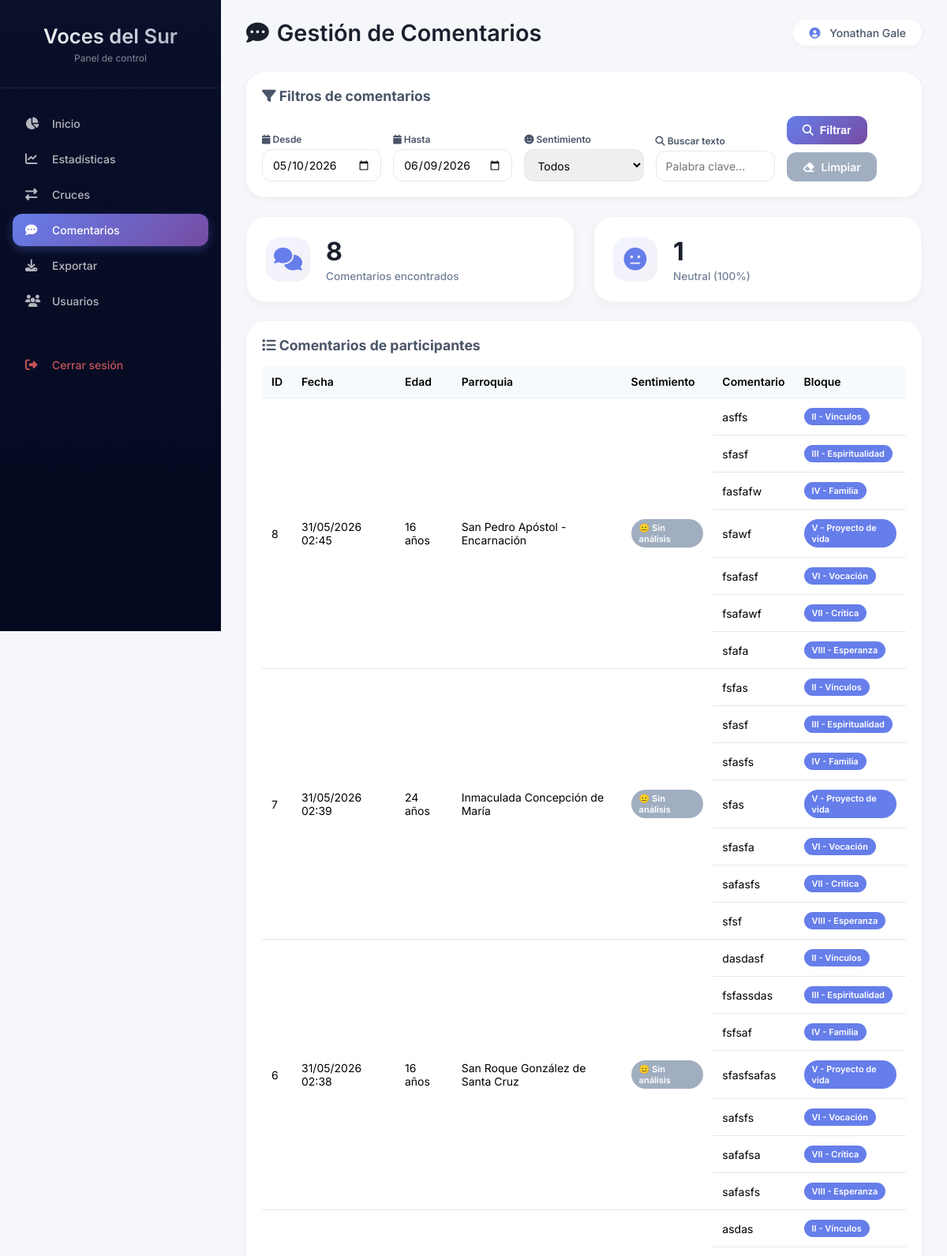
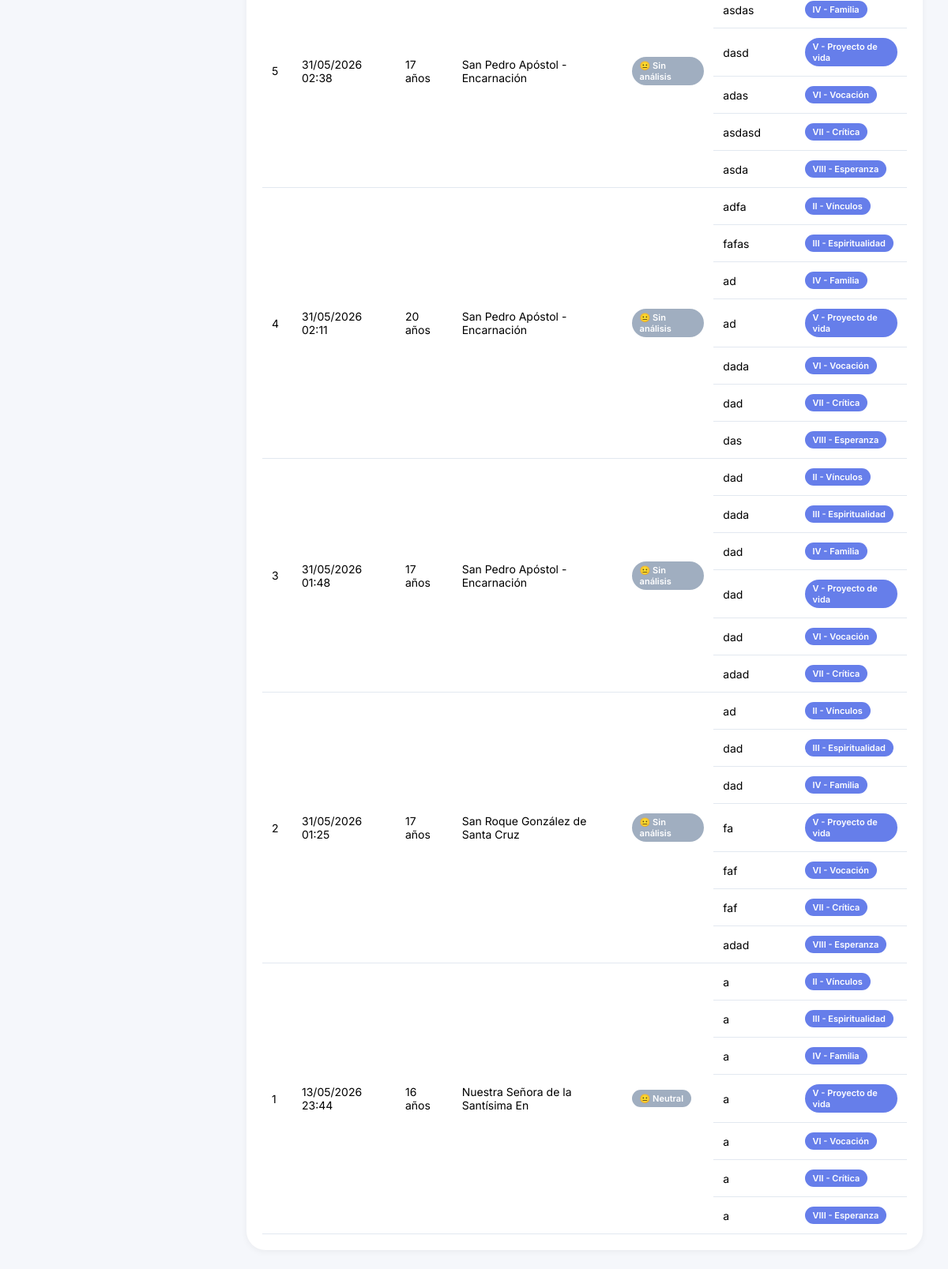
Page /dashboard/comentarios.php (signed in) on the committed database (2 pictures, top to bottom).
### tables this page shows
CREATE TABLE `respuestas` (
  `id` int(11) NOT NULL,
  `fecha` timestamp NOT NULL DEFAULT current_timestamp(),
  `ip` varchar(45) DEFAULT NULL,
  `p1_anio` varchar(20) DEFAULT NULL,
  `p2_parroquia` varchar(100) DEFAULT NULL,
  `p3_pertenencia` varchar(5) DEFAULT NULL,
  `p4_atraccion` varchar(5) DEFAULT NULL,
  `p5_espiritualidad` varchar(5) DEFAULT NULL,
  `p6_familia` varchar(5) DEFAULT NULL,
  `p7_proyecto` varchar(5) DEFAULT NULL,
  `p8_vocacion` varchar(5) DEFAULT NULL,
  `p9_critica` text DEFAULT NULL,
  `p10_esperanza` int(11) DEFAULT NULL,
  `campo_libre` text DEFAULT NULL,
  `permiso_padres` varchar(5) DEFAULT NULL,
  `comentario_bloque2` text DEFAULT NULL COMMENT 'Comentario bloque II - Vínculos',
  `comentario_bloque3` text DEFAULT NULL COMMENT 'Comentario bloque III - Espiritualidad',
  `comentario_bloque4` text DEFAULT NULL COMMENT 'Comentario bloque IV - Familia',
  `comentario_bloque5` text DEFAULT NULL COMMENT 'Comentario bloque V - Proyecto de vida',
  `comentario_bloque6` text DEFAULT NULL COMMENT 'Comentario bloque VI - Vocación',
  `comentario_bloque7` text DEFAULT NULL COMMENT 'Comentario bloque VII - Crítica',
  `comentario_bloque8` text DEFAULT NULL COMMENT 'Comentario bloque VIII - Esperanza',
  `comentario_bloque9` text DEFAULT NULL COMMENT 'Comentario bloque VIII - Esperanza social',
  `p4b_situacion` varchar(5) DEFAULT NULL COMMENT 'P4b-1: Situación principal (estudio/trabajo/busco/etc)',
  `p4b_area` varchar(5) DEFAULT NULL COMMENT 'P4b-2: Área de interés formativo/laboral',
  `p4b_movilidad` varchar(5) DEFAULT NULL COMMENT 'P4b-3: Disposición a movilidad territorial',
  `comentario_p4b1` text DEFAULT NULL COMMENT 'Comentario P4b-1 - Situación principal',
  `comentario_p4b2` text DEFAULT NULL COMMENT 'Comentario P4b-2 - Área de interés',
  `comentario_p4b3` text DEFAULT NULL COMMENT 'Comentario P4b-3 - Movilidad territorial'
);

CREATE TABLE `analisis_texto` (
  `id` int(11) NOT NULL,
  `respuesta_id` int(11) DEFAULT NULL,
  `texto_original` text DEFAULT NULL,
  `sentimiento` varchar(20) DEFAULT NULL,
  `palabras_clave` text DEFAULT NULL,
  `tema_principal` varchar(100) DEFAULT NULL
);

### dashboard/comentarios.php (the view, shortened to what this page needs)
<?php
require_once '../db_config.php';
$fecha_desde = $_GET['fecha_desde'] ?? date('Y-m-d', strtotime('-30 days'));
$fecha_hasta = $_GET['fecha_hasta'] ?? date('Y-m-d');
$buscar = $_GET['buscar'] ?? '';
$where = [];
$params = [];
if ($fecha_desde && $fecha_hasta) {
    $where[] = "DATE(r.fecha) BETWEEN ? AND ?";
    $params[] = $fecha_desde;
    $params[] = $fecha_hasta;
}
$where_sql = !empty($where) ? "WHERE " . implode(" AND ", $where) : "";
$sql = "SELECT r.id, r.fecha, r.p1_anio, r.p2_parroquia, r.campo_libre,
        r.comentario_bloque2, r.comentario_bloque3, r.comentario_bloque4,
        r.comentario_bloque5, r.comentario_bloque6, r.comentario_bloque7,
        r.comentario_bloque8, a.sentimiento
        FROM respuestas r
        LEFT JOIN analisis_texto a ON r.id = a.respuesta_id
        $where_sql
        AND (r.campo_libre IS NOT NULL AND r.campo_libre != ''
             OR r.comentario_bloque2 IS NOT NULL AND r.comentario_bloque2 != ''
             OR r.comentario_bloque3 IS NOT NULL AND r.comentario_bloque3 != ''
             OR r.comentario_bloque4 IS NOT NULL AND r.comentario_bloque4 != ''
             OR r.comentario_bloque5 IS NOT NULL AND r.comentario_bloque5 != ''
             OR r.comentario_bloque6 IS NOT NULL AND r.comentario_bloque6 != ''
             OR r.comentario_bloque7 IS NOT NULL AND r.comentario_bloque7 != ''
             OR r.comentario_bloque8 IS NOT NULL AND r.comentario_bloque8 != '')
        ORDER BY r.id DESC";
$stmt = $pdo->prepare($sql);
$stmt->execute($params);
$comentarios = $stmt->fetchAll();
$sentimientos = $pdo->query("SELECT sentimiento, COUNT(*) as total FROM analisis_texto GROUP BY sentimiento")->fetchAll();
$total_comentarios = array_sum(array_column($sentimientos, 'total'));
require_once 'header.php';
?>
<div class="filtros-card">
    <h3><i class="fas fa-filter"></i> Filtros de comentarios</h3>
    <form method="GET" class="filtros-form">
        <div class="filtros-grid">
            <div class="filtro-group">
                <label><i class="fas fa-calendar"></i> Desde</label>
                <input type="date" name="fecha_desde" value="<?= $fecha_desde ?>">
            </div>
            <div class="filtro-group">
                <label><i class="fas fa-calendar"></i> Hasta</label>
                <input type="date" name="fecha_hasta" value="<?= $fecha_hasta ?>">
            </div>
            <div class="filtro-group">
                <label><i class="fas fa-smile"></i> Sentimiento</label>
                <select name="sentimiento">
                    <option value="">Todos</option>
                </select>
            </div>
            <div class="filtro-group">
                <label><i class="fas fa-search"></i> Buscar texto</label>
                <input type="text" name="buscar" placeholder="Palabra clave..." value="<?= htmlspecialchars($buscar) ?>">
            </div>
            <div class="filtro-group botones-group">
                <button type="submit" class="btn-filtrar"><i class="fas fa-search"></i> Filtrar</button>
                <a href="comentarios.php" class="btn-limpiar"><i class="fas fa-eraser"></i> Limpiar</a>
            </div>
        </div>
    </form>
</div>
<div class="stats-grid" style="margin-bottom: 24px;">
    <div class="stat-card">
        <div class="stat-icon"><i class="fas fa-comments"></i></div>
        <div class="stat-info"><h3><?= count($comentarios) ?></h3><p>Comentarios encontrados</p></div>
    </div>
    <?php foreach ($sentimientos as $s): ?>
        <div class="stat-card">
            <?php
            $icono_sentimiento = 'meh';
            ?>
            <div class="stat-icon"><i class="fas fa-<?= $icono_sentimiento ?>"></i></div>
            <div class="stat-info">
                <h3><?= $s['total'] ?></h3>
                <p><?= ucfirst($s['sentimiento']) ?> (<?= $total_comentarios > 0 ? round(($s['total'] / $total_comentarios) * 100, 1) : 0 ?>%)</p>
            </div>
        </div>
    <?php endforeach; ?>
</div>
<div class="table-container">
    <h3><i class="fas fa-list"></i> Comentarios de participantes</h3>
    <div class="table-responsive">
        <table id="tablaComentarios" class="tabla-dinamica" style="width: 100%;">
            <thead>
                <tr>
                    <th>ID</th>
                    <th>Fecha</th>
                    <th>Edad</th>
                    <th>Parroquia</th>
                    <th>Sentimiento</th>
                    <th>Comentario</th>
                    <th>Bloque</th>
                </tr>
            </thead>
            <tbody>
                <?php foreach ($comentarios as $c):
                    $comentarios_bloques = [];
                    if (!empty($c['comentario_bloque2'])) $comentarios_bloques[] = ['bloque' => 'II - Vínculos', 'texto' => $c['comentario_bloque2']];
                    if (!empty($c['comentario_bloque3'])) $comentarios_bloques[] = ['bloque' => 'III - Espiritualidad', 'texto' => $c['comentario_bloque3']];
                    if (!empty($c['comentario_bloque4'])) $comentarios_bloques[] = ['bloque' => 'IV - Familia', 'texto' => $c['comentario_bloque4']];
                    if (!empty($c['comentario_bloque5'])) $comentarios_bloques[] = ['bloque' => 'V - Proyecto de vida', 'texto' => $c['comentario_bloque5']];
                    if (!empty($c['comentario_bloque6'])) $comentarios_bloques[] = ['bloque' => 'VI - Vocación', 'texto' => $c['comentario_bloque6']];
                    if (!empty($c['comentario_bloque7'])) $comentarios_bloques[] = ['bloque' => 'VII - Crítica', 'texto' => $c['comentario_bloque7']];
                    if (!empty($c['comentario_bloque8'])) $comentarios_bloques[] = ['bloque' => 'VIII - Esperanza', 'texto' => $c['comentario_bloque8']];
                    $sentimiento_clase = '';
                    $sentimiento_icono = '';
                    if ($c['sentimiento'] == 'positivo') {
                        $sentimiento_clase = 'badge-admin';
                        $sentimiento_icono = '😊';
                    } elseif ($c['sentimiento'] == 'negativo') {
                        $sentimiento_clase = 'btn-eliminar';
                        $sentimiento_icono = '😞';
                    } else {
                        $sentimiento_clase = 'badge-lector';
                        $sentimiento_icono = '😐';
                    }
                ?>
                    <?php foreach ($comentarios_bloques as $idx => $com): ?>
                        <tr class="fade-in">
                            <?php if ($idx === 0): ?>
                                <td rowspan="<?= count($comentarios_bloques) ?>"><?= $c['id'] ?></td>
                                <td rowspan="<?= count($comentarios_bloques) ?>"><?= date('d/m/Y H:i', strtotime($c['fecha'])) ?></td>
                                <td rowspan="<?= count($comentarios_bloques) ?>"><?= $c['p1_anio'] ? (2026 - intval($c['p1_anio'])) . ' años' : '-' ?></td>
                                <td rowspan="<?= count($comentarios_bloques) ?>"><?= htmlspecialchars(substr($c['p2_parroquia'] ?? '-', 0, 35)) ?></td>
                                <td rowspan="<?= count($comentarios_bloques) ?>"><span class="<?= $sentimiento_clase ?>" style="display: inline-block; padding: 4px 10px; border-radius: 20px;"><?= $sentimiento_icono ?> <?= ucfirst($c['sentimiento'] ?? 'Sin análisis') ?></span></td>
                            <?php endif; ?>
                            <td style="max-width: 400px; word-break: break-word;"><?= nl2br(htmlspecialchars(substr($com['texto'], 0, 200))) ?><?= strlen($com['texto']) > 200 ? '...' : '' ?></td>
                            <td><span class="badge-lector" style="background: #667eea; display: inline-block; padding: 4px 10px; border-radius: 20px;"><?= $com['bloque'] ?></span></td>
                        </tr>
                    <?php endforeach; ?>
                <?php endforeach; ?>
            </tbody>
        </table>
    </div>
</div>
<?php require_once 'footer.php'; ?>

### dashboard/css/dashboard.css (style rules this page uses)
* { margin: 0; padding: 0; box-sizing: border-box; }
body { font-family: 'Inter', 'Segoe UI', sans-serif; background: #f5f7fb; overflow-x: hidden; }
.stats-grid { display: grid; grid-template-columns: repeat(auto-fit, minmax(240px, 1fr)); gap: 24px; margin-bottom: 32px; }
.stat-card { background: white; border-radius: 24px; padding: 24px; display: flex; align-items: center; gap: 20px; box-shadow: 0 4px 12px rgba(0,0,0,0.04); transition: all 0.3s ease; border: 1px solid rgba(0,0,0,0.04); }
.stat-icon { width: 56px; height: 56px; background: linear-gradient(135deg, #667eea15, #764ba215); border-radius: 18px; display: flex; align-items: center; justify-content: center; font-size: 1.8em; color: #667eea; }
.stat-info h3 { font-size: 2em; font-weight: 700; color: #1a202c; margin-bottom: 4px; }
.stat-info p { color: #718096; font-size: 0.85em; font-weight: 500; }
.filtros-card { background: white; border-radius: 24px; padding: 20px; margin-bottom: 24px; box-shadow: 0 2px 8px rgba(0,0,0,0.05); }
.filtros-card h3 { margin-bottom: 15px; color: #4a5568; font-size: 1.1em; }
.filtros-grid { display: flex; flex-wrap: wrap; gap: 15px; align-items: flex-end; }
.filtro-group { flex: 1; min-width: 150px; }
.filtro-group label { display: block; margin-bottom: 5px; font-size: 12px; font-weight: 600; color: #4a5568; }
.filtro-group input, .filtro-group select { width: 100%; padding: 10px 12px; border: 1.5px solid #e2e8f0; border-radius: 12px; font-size: 14px; font-family: inherit; }
.botones-group { display: flex; gap: 10px; align-items: center; flex-wrap: wrap; }
.btn-filtrar { background: linear-gradient(135deg, #667eea, #764ba2); color: white; border: none; padding: 10px 20px; border-radius: 12px; cursor: pointer; font-weight: 600; font-size: 14px; display: inline-flex; align-items: center; gap: 8px; transition: transform 0.2s; }
.btn-limpiar { background: #a0aec0; color: white; border: none; padding: 10px 20px; border-radius: 12px; cursor: pointer; font-weight: 600; font-size: 14px; text-decoration: none; display: inline-flex; align-items: center; gap: 8px; }
.table-container { background: white; border-radius: 24px; padding: 20px; margin-top: 24px; box-shadow: 0 2px 8px rgba(0,0,0,0.05); overflow-x: auto; }
.table-container h3 { margin-bottom: 15px; color: #4a5568; font-size: 1.1em; }
.table-responsive { overflow-x: auto; -webkit-overflow-scrolling: touch; }
.tabla-dinamica { width: 100%; border-collapse: collapse; font-size: 14px; min-width: 600px; }
.tabla-dinamica th, .tabla-dinamica td { padding: 12px; text-align: left; border-bottom: 1px solid #e2e8f0; }
.tabla-dinamica th { background: #f7fafc; font-weight: 600; cursor: pointer; white-space: nowrap; }
.badge-lector { background: #a0aec0; color: white; padding: 4px 10px; border-radius: 20px; font-size: 11px; font-weight: 600; display: inline-block; }
.fade-in { animation: fadeIn 0.3s ease; }

### rows in the picture
respuestas: id "8", fecha "31/05/2026 02:45", 2026-intval($c['p1_anio']) "16", p2_parroquia "San Pedro Apóstol - Encarnación", sentimiento_icono "😐", sentimiento "Sin análisis", texto "asffs", bloque "II - Vínculos", texto "sfasf", bloque "III - Espiritualidad", texto "fasfafw", bloque "IV - Familia", texto "sfawf", bloque "V - Proyecto de vida", texto "fsafasf", bloque "VI - Vocación", texto "fsafawf", bloque "VII - Crítica", texto "sfafa", bloque "VIII - Esperanza"
respuestas: id "7", fecha "31/05/2026 02:39", 2026-intval($c['p1_anio']) "24", p2_parroquia "Inmaculada Concepción de María", sentimiento_icono "😐", sentimiento "Sin análisis", texto "fsfas", bloque "II - Vínculos", texto "sfasf", bloque "III - Espiritualidad", texto "sfasfs", bloque "IV - Familia", texto "sfas", bloque "V - Proyecto de vida", texto "sfasfa", bloque "VI - Vocación", texto "safasfs", bloque "VII - Crítica", texto "sfsf", bloque "VIII - Esperanza"
respuestas: id "6", fecha "31/05/2026 02:38", 2026-intval($c['p1_anio']) "16", p2_parroquia "San Roque González de Santa Cruz", sentimiento_icono "😐", sentimiento "Sin análisis", texto "dasdasf", bloque "II - Vínculos", texto "fsfassdas", bloque "III - Espiritualidad", texto "fsfsaf", bloque "IV - Familia", texto "sfasfsafas", bloque "V - Proyecto de vida", texto "safsfs", bloque "VI - Vocación", texto "safafsa", bloque "VII - Crítica", texto "safasfs", bloque "VIII - Esperanza"
respuestas: id "5", fecha "31/05/2026 02:38", 2026-intval($c['p1_anio']) "17", p2_parroquia "San Pedro Apóstol - Encarnación", sentimiento_icono "😐", sentimiento "Sin análisis", texto "asdas", bloque "II - Vínculos", bloque "IV - Familia", texto "dasd", bloque "V - Proyecto de vida", texto "adas", bloque "VI - Vocación", texto "asdasd", bloque "VII - Crítica", texto "asda", bloque "VIII - Esperanza"
respuestas: id "4", fecha "31/05/2026 02:11", 2026-intval($c['p1_anio']) "20", p2_parroquia "San Pedro Apóstol - Encarnación", sentimiento_icono "😐", sentimiento "Sin análisis", texto "adfa", bloque "II - Vínculos", texto "fafas", bloque "III - Espiritualidad", texto "ad", bloque "IV - Familia", bloque "V - Proyecto de vida", texto "dada", bloque "VI - Vocación", texto "dad", bloque "VII - Crítica", texto "das", bloque "VIII - Esperanza"
respuestas: id "3", fecha "31/05/2026 01:48", 2026-intval($c['p1_anio']) "17", p2_parroquia "San Pedro Apóstol - Encarnación", sentimiento_icono "😐", sentimiento "Sin análisis", texto "dad", bloque "II - Vínculos", texto "dada", bloque "III - Espiritualidad", bloque "IV - Familia", bloque "V - Proyecto de vida", bloque "VI - Vocación", texto "adad", bloque "VII - Crítica"
respuestas: id "2", fecha "31/05/2026 01:25", 2026-intval($c['p1_anio']) "17", p2_parroquia "San Roque González de Santa Cruz", sentimiento_icono "😐", sentimiento "Sin análisis", texto "ad", bloque "II - Vínculos", texto "dad", bloque "III - Espiritualidad", bloque "IV - Familia", texto "fa", bloque "V - Proyecto de vida", texto "faf", bloque "VI - Vocación", bloque "VII - Crítica", texto "adad", bloque "VIII - Esperanza"
analisis_texto: respuesta "1", respuesta.fecha "13/05/2026 23:44", 2026-intval($c['p1_anio']) "16", respuesta.p2_parroquia "Nuestra Señora de la Santísima En", sentimiento "😐", sentimiento "Neutral", texto "a", bloque "II - Vínculos", bloque "III - Espiritualidad", bloque "IV - Familia", bloque "V - Proyecto de vida", bloque "VI - Vocación", bloque "VII - Crítica", bloque "VIII - Esperanza"

### other values in the picture
$titulo "Gestión de Comentarios"
$_SESSION['admin_nombre'] "Yonathan Gale"
count($comentarios) "8"
$s['total'] "1"
$s['sentimiento'] "Neutral"
